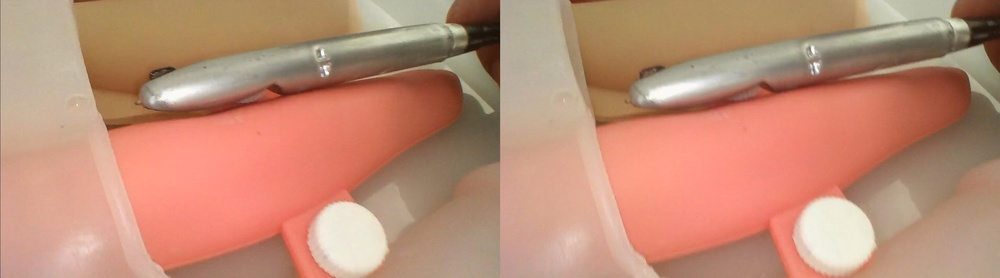
%> input picture BinocularUltrasoundImage/shishi1.jpg, 1000 x 278 px, shrunk from 3829 x 1066 before the run
$ octave Untitled5.m   (GNU Octave 9; MATLAB toolbox functions it lacks are replaced by stand-ins)
%> lines starting %> are read from the running program, lines starting %| are printed output that depends on the picture
clear, close, clc;
%% RGB color space
i = imread('shishi1.jpg');
%> i is the input picture: size 278x1000x3 uint8; mean R, G, B 191.3, 140.9, 117.8
rgbf = figure(1),set(rgbf,'Name','RGB color space'),
subplot(311),imshow(i(:,:,1));
%> after `imshow(i(:,:,1))`:
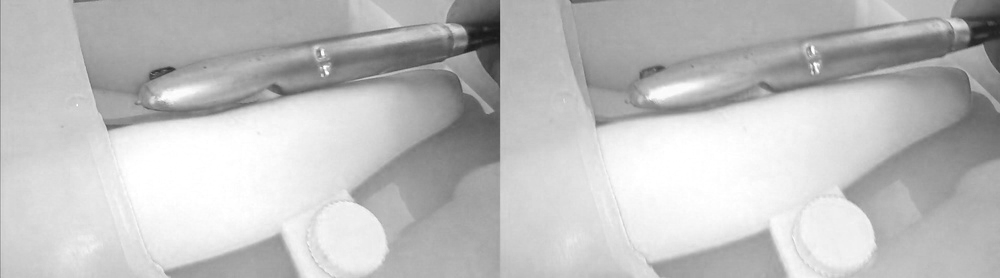
%> displayed picture: size 278x1000, on the screen's scale of 0 to 255; min 24, max 255, mean 191.3
subplot(312),imshow(i(:,:,2));
%> after `imshow(i(:,:,2))`:
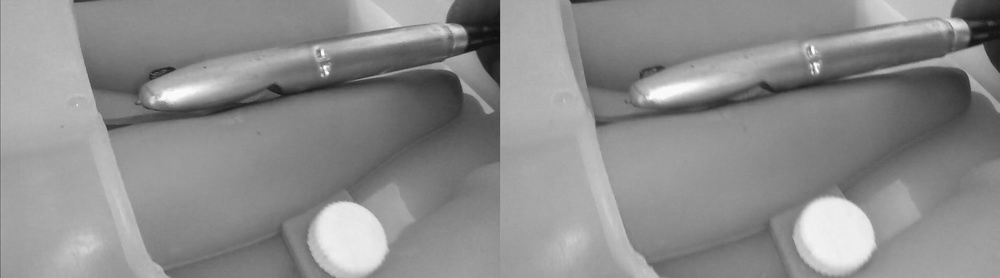
%> displayed picture: size 278x1000, on the screen's scale of 0 to 255; min 14, max 255, mean 140.9
subplot(313),imshow(i(:,:,3));
%> after `imshow(i(:,:,3))`:
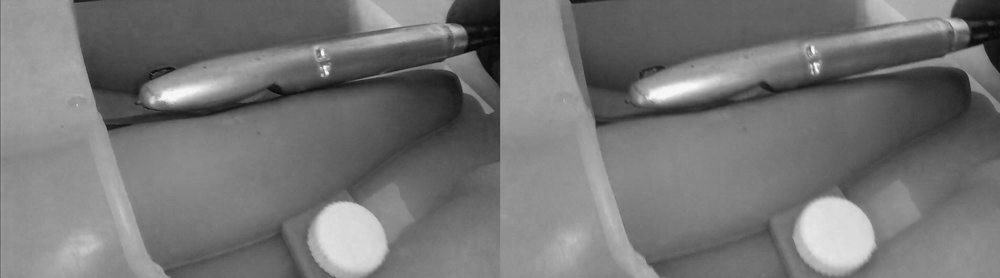
%> displayed picture: size 278x1000, on the screen's scale of 0 to 255; min 5, max 251, mean 117.8
%% Lab color space
cform = makecform('srgb2lab');
lab = applycform(i,cform);
%> lab: size 278x1000x3 uint8; mean of channels 1, 2, 3 161.4, 145.7, 149
labf = figure(2),set(labf,'Name','Lab color space'),
subplot(311),imshow(lab(:,:,1));
%> after `imshow(lab(:,:,1))`:
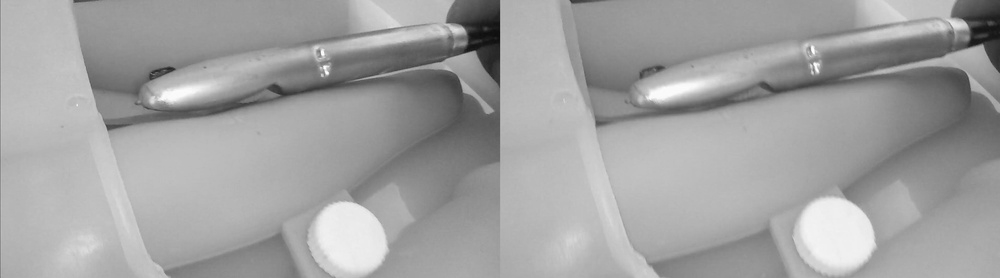
%> displayed picture: size 278x1000, on the screen's scale of 0 to 255; min 13, max 255, mean 161.4
subplot(312),imshow(lab(:,:,2));
%> after `imshow(lab(:,:,2))`:
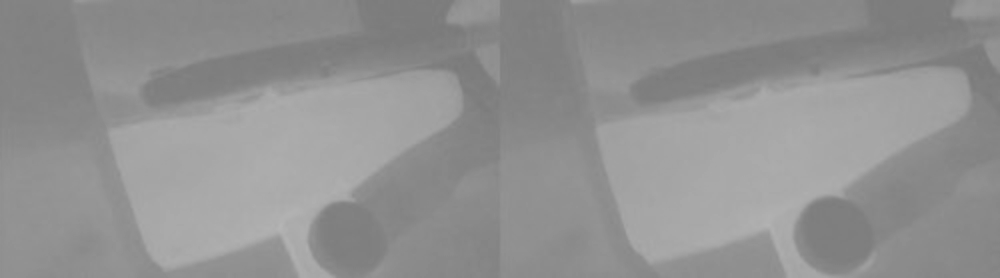
%> displayed picture: size 278x1000, on the screen's scale of 0 to 255; min 122, max 181, mean 145.7
subplot(313),imshow(lab(:,:,3));
%% HSV color space
hsv = rgb2hsv(i);
%> hsv: size 278x1000x3 double; mean H, S, V 0.0679, 0.385, 0.75
hsvf = figure(3),set(hsvf,'Name','HSV color space'),
subplot(311),imshow(hsv(:,:,1));
%> after `imshow(hsv(:,:,1))`:
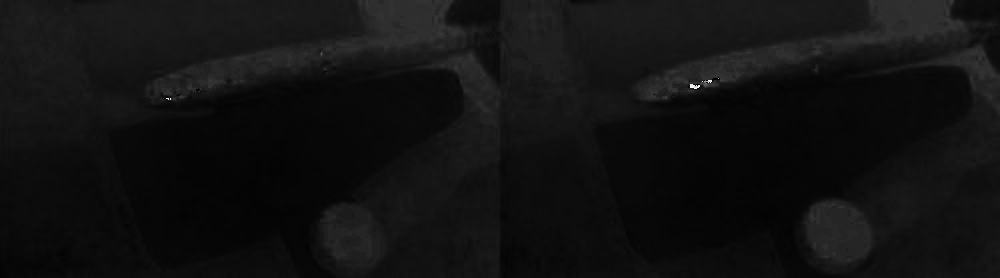
%> displayed picture: size 278x1000, on the screen's scale of 0 to 255; min 0, max 244, mean 17.4
subplot(312),imshow(hsv(:,:,2));
%> after `imshow(hsv(:,:,2))`:
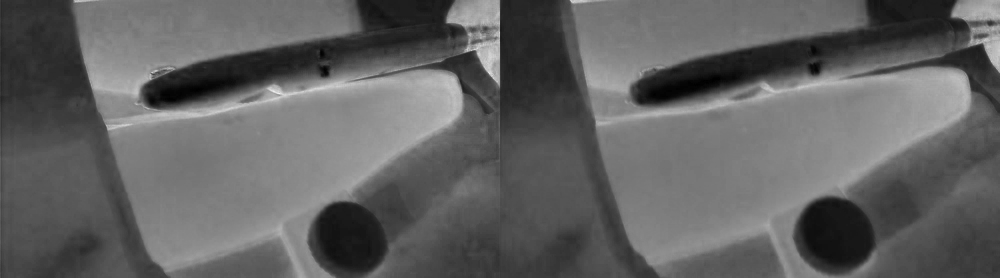
%> displayed picture: size 278x1000, on the screen's scale of 0 to 255; min 0, max 240, mean 98.1
subplot(313),imshow(hsv(:,:,3));
%% method test

$ run again, with BinocularUltrasoundImage/shishi2.jpg copied over BinocularUltrasoundImage/shishi1.jpg
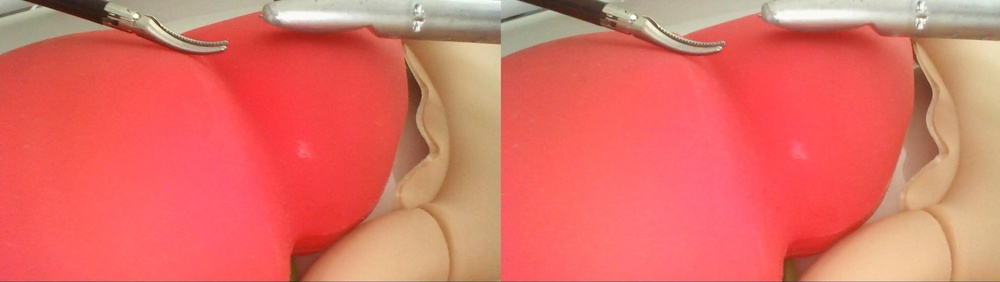
%> input picture BinocularUltrasoundImage/shishi2.jpg, 1000 x 282 px, shrunk from 3821 x 1077 before the run
%> i is the input picture: size 282x1000x3 uint8; mean R, G, B 225.1, 110.3, 100
%> lab: size 282x1000x3 uint8; mean of channels 1, 2, 3 158, 171.5, 158.2
%> hsv: size 282x1000x3 double; mean H, S, V 0.343, 0.554, 0.883
%> `imshow(hsv(:,:,1))`:
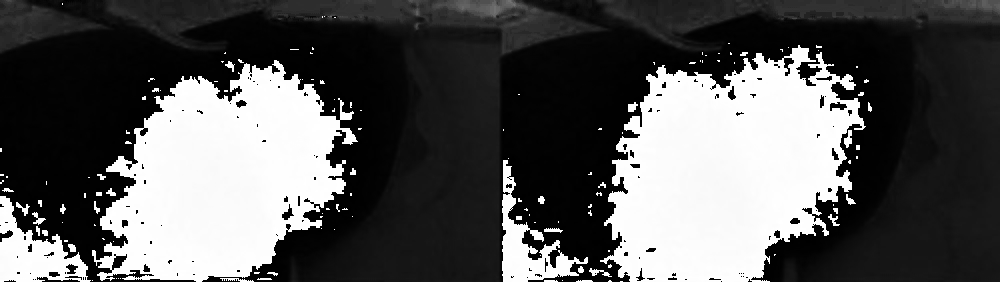
%> displayed picture: size 282x1000, on the screen's scale of 0 to 255; min 0, max 255, mean 87.4
%> `imshow(hsv(:,:,2))`:
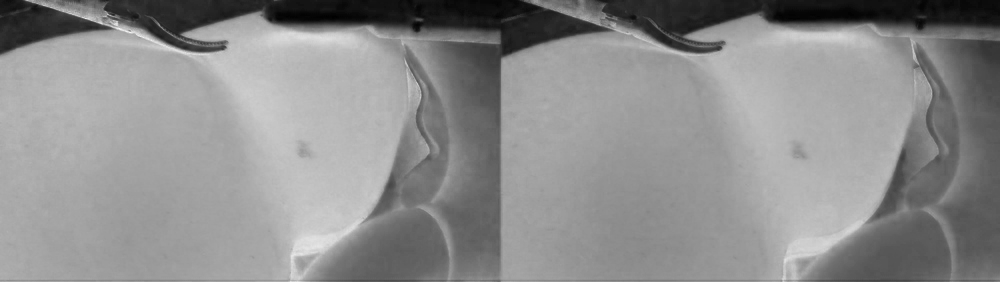
%> displayed picture: size 282x1000, on the screen's scale of 0 to 255; min 0, max 246, mean 141.2

$ run again, with BinocularUltrasoundImage/shishi3.jpg copied over BinocularUltrasoundImage/shishi1.jpg
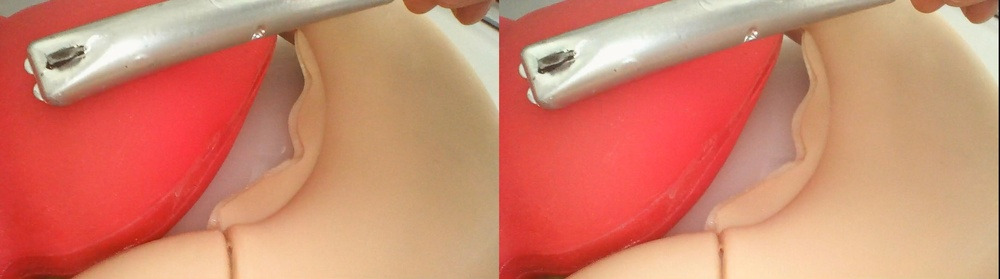
%> input picture BinocularUltrasoundImage/shishi3.jpg, 1000 x 279 px, shrunk from 3831 x 1069 before the run
%> i is the input picture: size 279x1000x3 uint8; mean R, G, B 208.6, 132.7, 108.7
%> lab: size 279x1000x3 uint8; mean of channels 1, 2, 3 164.5, 155.3, 156.4
%> hsv: size 279x1000x3 double; mean H, S, V 0.109, 0.476, 0.819
%> `imshow(hsv(:,:,1))`:
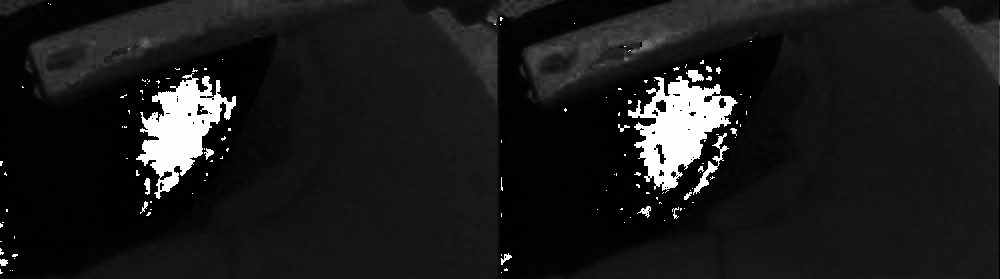
%> displayed picture: size 279x1000, on the screen's scale of 0 to 255; min 0, max 255, mean 27.8
%> `imshow(hsv(:,:,2))`:
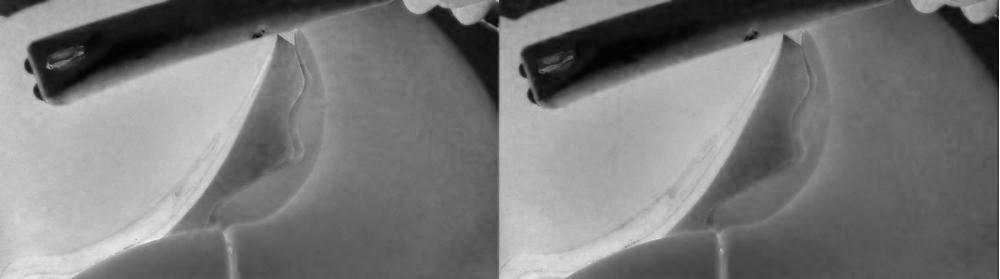
%> displayed picture: size 279x1000, on the screen's scale of 0 to 255; min 0, max 255, mean 121.5

$ run again, with BinocularUltrasoundImage/jpg2.jpg copied over BinocularUltrasoundImage/shishi1.jpg
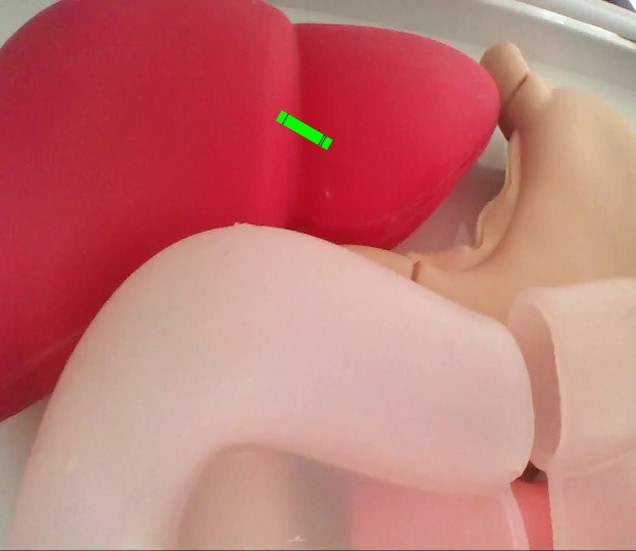
%> input picture BinocularUltrasoundImage/jpg2.jpg, 636 x 551 px
%> i is the input picture: size 551x636x3 uint8; mean R, G, B 194.4, 119.2, 116.1
%> lab: size 551x636x3 uint8; mean of channels 1, 2, 3 153.3, 156.5, 146.4
%> hsv: size 551x636x3 double; mean H, S, V 0.368, 0.449, 0.764
%> `imshow(hsv(:,:,3))`:
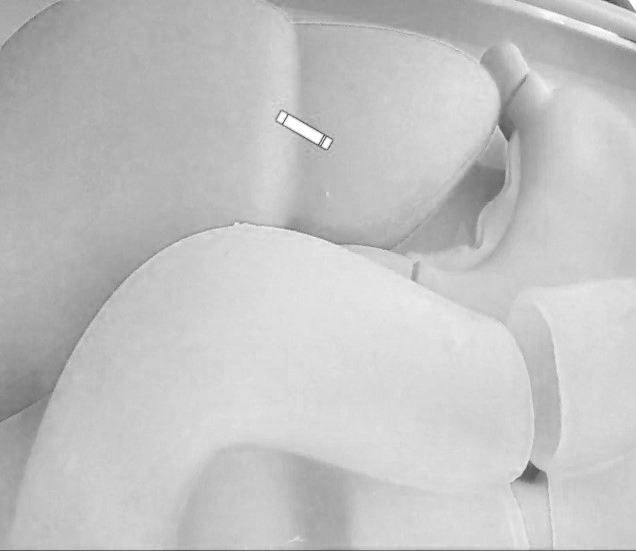
%> displayed picture: size 551x636, on the screen's scale of 0 to 255; min 62, max 255, mean 194.8
